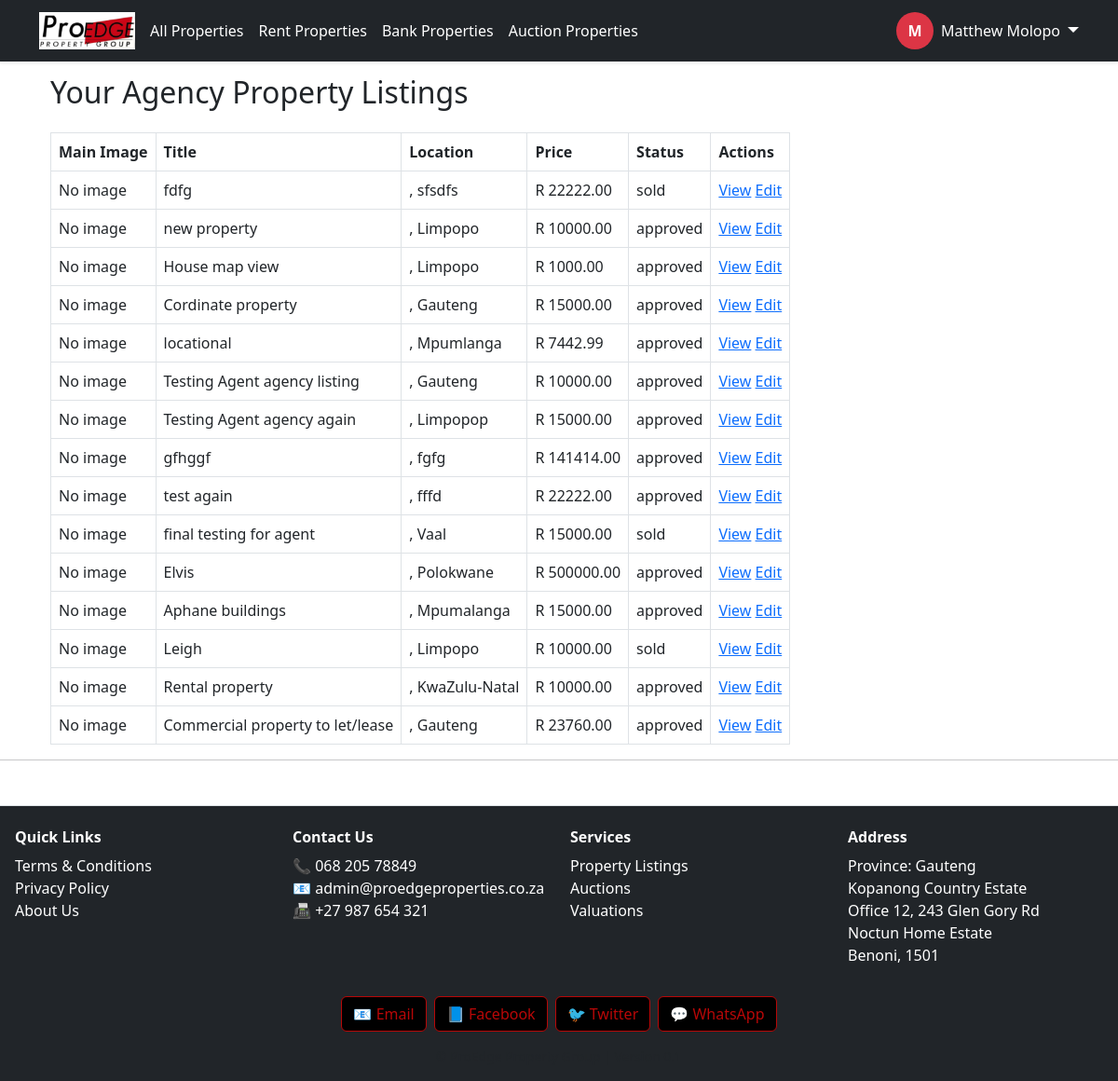
The app's page /agency/properties/ (signed in), older data.
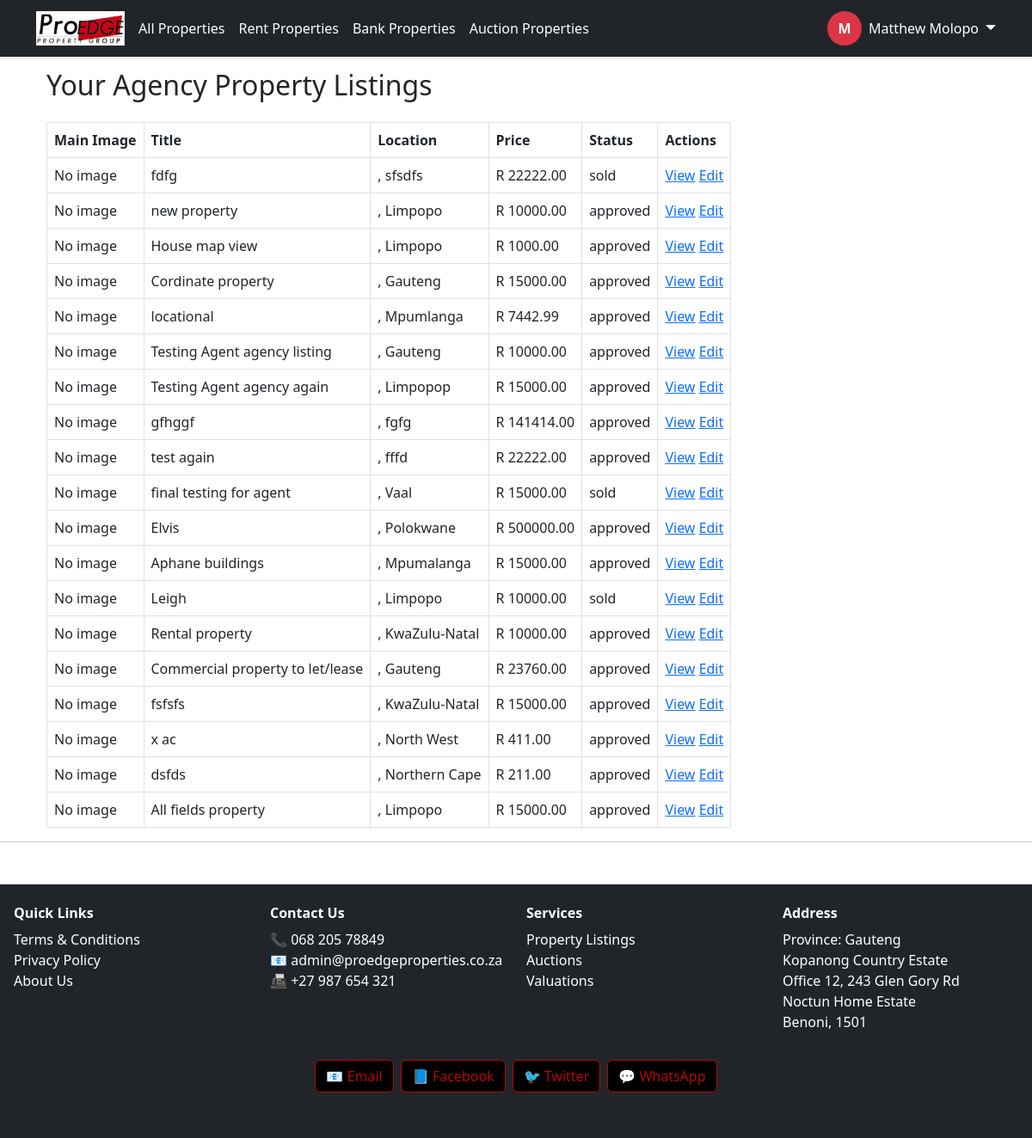
The same page, newer data.
### listings/models.py (models this page shows, shortened)
class Property(models.Model):
    PROPERTY_TYPE_CHOICES = [
        ('house', 'House'),
        ('apartment', 'Apartment'),
        ('land', 'Vacant Land'),
        ('commercial', 'Commercial'),
        ('industrial', 'Industrial'),
        ('rental', 'Rental'),
        ('plot', 'Plot'),
    ]
    PROVINCE_CHOICES = [
        ('Eastern Cape', 'Eastern Cape'),
        ('Free State', 'Free State'),
        ('Gauteng', 'Gauteng'),
        ('KwaZulu-Natal', 'KwaZulu-Natal'),
        ('Limpopo', 'Limpopo'),
        ('Mpumalanga', 'Mpumalanga'),
        ('Northern Cape', 'Northern Cape'),
        ('North West', 'North West'),
        ('Western Cape', 'Western Cape'),
    ]
    LISTING_TYPE_CHOICES = [
        ('private', 'Private Seller'),
        ('agent', 'Agent'),
        ('bank', 'Bank Property'),
        ('auction', 'Auction'),
    ]
    STATUS_CHOICES = [
        ('approved', 'Approved'),
        ('pending', 'Pending'),
        ('rejected', 'Rejected'),
        ('sold', 'Sold'),
    ]
    title = models.CharField(max_length=200)
    description = models.TextField()
    price = models.DecimalField(max_digits=12, decimal_places=2)
    location = models.CharField(max_length=255)
    province = models.CharField(max_length=100, choices=PROVINCE_CHOICES)
    area = models.CharField(max_length=100, null=True, blank=True)
    property_type = models.CharField(max_length=20, choices=PROPERTY_TYPE_CHOICES)
    listing_type = models.CharField(max_length=20, choices=LISTING_TYPE_CHOICES, default='')
    status = models.CharField(max_length=20, choices=STATUS_CHOICES)
    latitude = models.DecimalField(max_digits=100, decimal_places=50, null=True, blank=True)
    longitude = models.DecimalField(max_digits=100, decimal_places=50, null=True, blank=True)
    floor_plan = models.FileField(upload_to='floor_plans/', null=True, blank=True)
    number_of_bedrooms = models.PositiveIntegerField(null=True, blank=True)
    number_of_kitchens = models.PositiveIntegerField(null=True, blank=True)
    number_of_bathrooms = models.PositiveIntegerField(null=True, blank=True)
    number_of_garages = models.PositiveIntegerField(null=True, blank=True)
    floor_area_m2 = models.DecimalField(max_digits=10, decimal_places=2, null=True, blank=True)
    erf_size_m2 = models.DecimalField(max_digits=10, decimal_places=2, null=True, blank=True)
    price_per_m2 = models.DecimalField(max_digits=10, decimal_places=2, null=True, blank=True)
    price_per_erf_m2 = models.DecimalField(max_digits=10, decimal_places=2, null=True, blank=True)
    has_parking = models.BooleanField(default=False)
    number_of_parking_slots = models.CharField(max_length=10, blank=True, default="N/A")
    unit_no = models.CharField(max_length=50, null=True, blank=True)
    complex_name = models.CharField(max_length=255, null=True, blank=True)
    erf_no = models.CharField(max_length=50, null=True, blank=True)
    ownership_type = models.CharField(max_length=50, choices=[('freehold', 'Freehold'), ('sectional', 'Sectional Title')], null=True, blank=True)
    township = models.CharField(max_length=255, null=True, blank=True)
    section_number = models.CharField(max_length=50, null=True, blank=True)
    scheme_number = models.CharField(max_length=50, null=True, blank=True)
    scheme_name = models.CharField(max_length=255, null=True, blank=True)
    study = models.BooleanField(default=False)
    lounges = models.PositiveIntegerField(null=True, blank=True)
    dining_rooms = models.PositiveIntegerField(null=True, blank=True)
    laundry = models.BooleanField(default=False)
    patio = models.BooleanField(default=False)
    balcony = models.BooleanField(default=False)
    domestic_accommodation = models.BooleanField(default=False)
    carports = models.BooleanField(default=False)
    flatlet = models.BooleanField(default=False)
    store_room = models.BooleanField(default=False)
    furnished = models.BooleanField(default=False)
    pool = models.BooleanField(default=False)
    security = models.BooleanField(default=False)
    roof = models.BooleanField(default=False)
    garden = models.BooleanField(default=False)
    views = models.BooleanField(default=False)
    walling = models.CharField(max_length=255, null=True, blank=True)
    flooring = models.CharField(max_length=255, null=True, blank=True)
    lease_period = models.CharField(max_length=50, null=True, blank=True)
    occupation_date = models.DateField(null=True, blank=True)
    deposit = models.DecimalField(max_digits=10, decimal_places=2, null=True, blank=True)
    lease_excludes = models.TextField(null=True, blank=True)
    annual_escalation = models.DecimalField(max_digits=5, decimal_places=2, null=True, blank=True)
    levy_amount = models.DecimalField(max_digits=10, decimal_places=2, null=True, blank=True)
    floor_level = models.CharField(max_length=50, null=True, blank=True)
    zoning = models.CharField(max_length=100, null=True, blank=True)
    rates_and_taxes = models.DecimalField(max_digits=10, decimal_places=2, null=True, blank=True)
    municipality = models.CharField(max_length=255, null=True, blank=True)
    mandate_type = models.CharField(max_length=50, null=True, blank=True)
    mandate_start_date = models.DateField(null=True, blank=True)
    mandate_end_date = models.DateField(null=True, blank=True)
    commission_percentage = models.DecimalField(max_digits=5, decimal_places=2, null=True, blank=True)
    commission_value = models.DecimalField(max_digits=12, decimal_places=2, null=True, blank=True)
    seller = models.ForeignKey(settings.AUTH_USER_MODEL, on_delete=models.CASCADE, related_name='properties', null=True, blank=True)
    buyer = models.ForeignKey(settings.AUTH_USER_MODEL, on_delete=models.SET_NULL, null=True, blank=True, related_name='purchased_properties')
    landlord = models.ForeignKey(settings.AUTH_USER_MODEL, on_delete=models.SET_NULL, null=True, blank=True, related_name='rented_properties')
    tenant = models.ForeignKey(settings.AUTH_USER_MODEL, on_delete=models.SET_NULL, null=True, blank=True, related_name='rented_by_properties')
    agent = models.ForeignKey(settings.AUTH_USER_MODEL, on_delete=models.SET_NULL, null=True, blank=True, related_name='listed_properties')
    agents = models.ManyToManyField(settings.AUTH_USER_MODEL, blank=True, related_name='properties_assigned')
    bank = models.ForeignKey(settings.AUTH_USER_MODEL, on_delete=models.SET_NULL, null=True, blank=True, related_name='banked_properties')
    auctioneer = models.ForeignKey(settings.AUTH_USER_MODEL, on_delete=models.SET_NULL, null=True, blank=True, related_name='auctioned_properties')
    agency = models.ForeignKey('Agency', on_delete=models.CASCADE, null=True, blank=True, related_name='properties')
    listed_by_agent = models.ForeignKey("AgentProfile", on_delete=models.SET_NULL, null=True, blank=True)
    created_at = models.DateTimeField(auto_now_add=True)
    class Meta:
        verbose_name_plural = "Properties"

### agencylistings/views.py (the view)
# urls.py: path('properties/', views.agency_property_list, name='agency_property_list'),
@login_required
def agency_property_list(request):
    properties = Property.objects.all()  # Later: filter by agency
    return render(request, 'agencylistings/agency_property_list.html', {'properties': properties})

### agencylistings/templates/agencylistings/agency_property_list.html
{% extends 'base.html' %}
{% block content %}
<div class="container mt-5">
    <h2 class="text-2xl font-semibold mb-4">Your Agency Property Listings</h2>
    {% if properties %}
        <table class="w-full table-auto border border-gray-300 shadow-md">
            <thead class="bg-gray-100">
                <tr>
                    <th class="p-2 border">Main Image</th>
                    <th class="p-2 border">Title</th>
                    <th class="p-2 border">Location</th>
                    <th class="p-2 border">Price</th>
                    <th class="p-2 border">Status</th>
                    <th class="p-2 border">Actions</th>
                </tr>
            </thead>
            <tbody>
                {% for property in properties %}
                    <tr class="hover:bg-gray-50">
                        <td class="p-2 border">
                            {% if property.main_image %}
                                <img src="{{ property.main_image.url }}" alt="Main Image" class="h-16 w-24 object-cover">
                            {% else %}
                                <span class="text-gray-400 italic">No image</span>
                            {% endif %}
                        </td>
                        <td class="p-2 border">{{ property.title }}</td>
                        <td class="p-2 border">{{ property.city }}, {{ property.province }}</td>
                        <td class="p-2 border">R {{ property.price|floatformat:2 }}</td>
                        <td class="p-2 border">{{ property.status }}</td>
                        <td class="p-2 border text-center">
                            <a href="{% url 'agencylistings:property_detail' property.pk %}">View</a>
                            <a href="{% url 'agencylistings:edit_property' property.pk %}">Edit</a>
                        </td>
                    </tr>
                {% endfor %}
            </tbody>
        </table>
    {% else %}
        <p class="text-gray-600 mt-4">No properties found.</p>
    {% endif %}
</div>
{% endblock %}

Row changes from the older to the newer data that the page shows:
added Property: title "fsfsfs", province "KwaZulu-Natal", price "15000.00", status "approved"
added Property: title "x ac", province "North West", price "411.00", status "approved"
added Property: title "dsfds", province "Northern Cape", price "211.00", status "approved"
added Property: title "All fields property", province "Limpopo", price "15000.00", status "approved"
